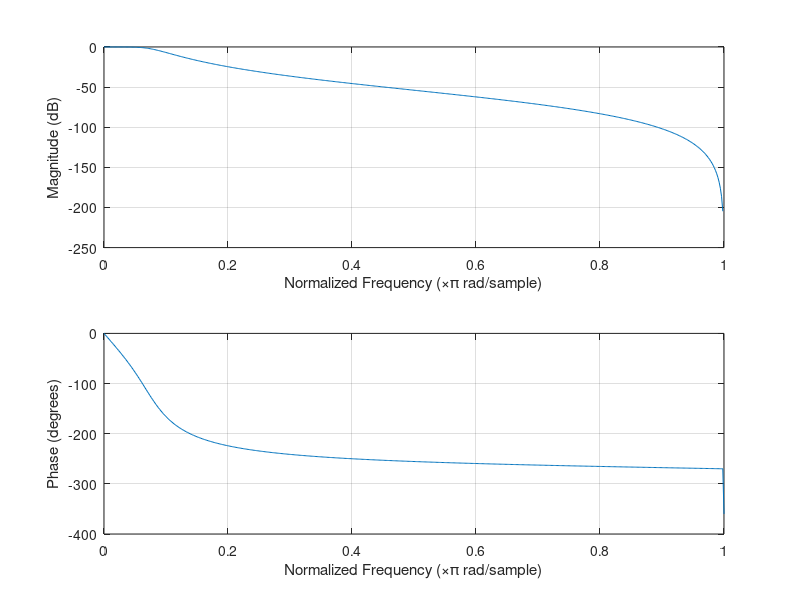
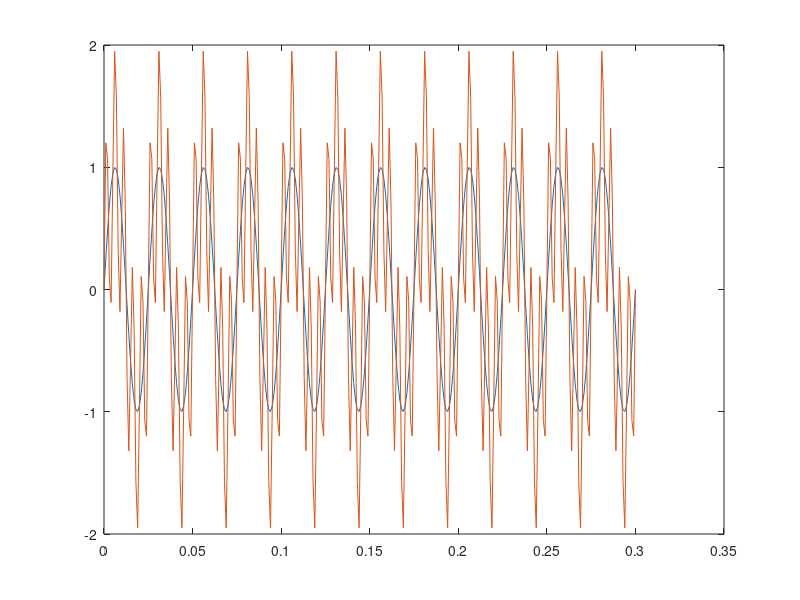
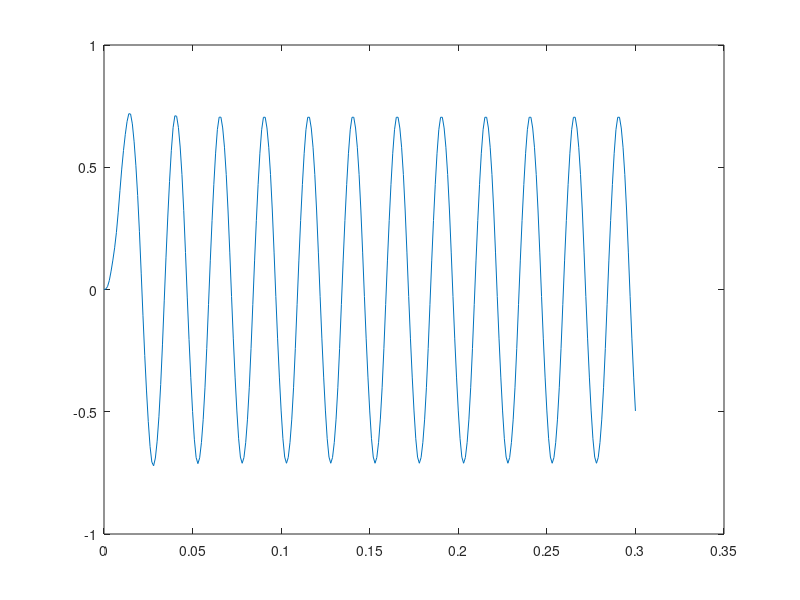
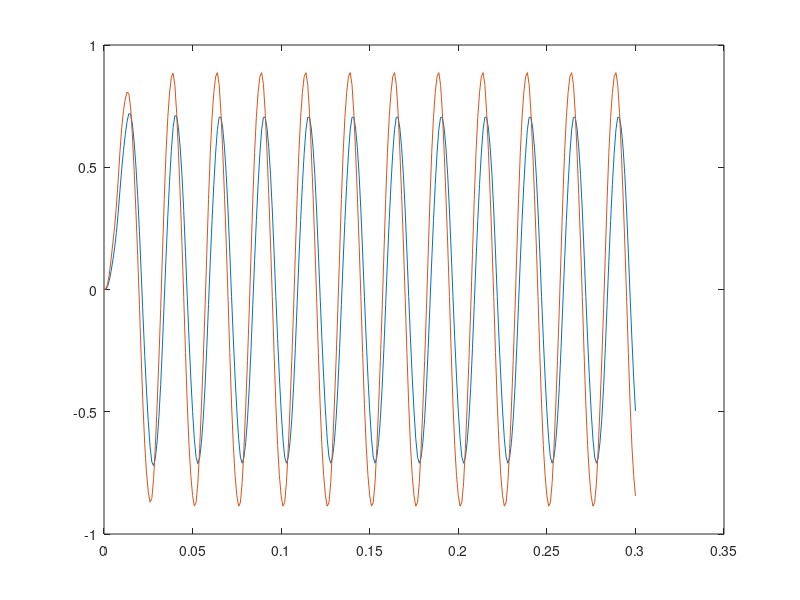

MATLAB code for these plots, in order:
clear all
clc

%sample at f_s=1000Hz for 0.3 sec
fs=1000;
t=0:1/fs:0.3;

%Filter design
Wp = 40/(fs/2); Ws = 200/(fs/2);
[n,Wn] = buttord(Wp,Ws,3,40)

[b,a] = butter(n,Wn);

%Plotting freq Resp
freqz(b,a)

%Creating a sample sine wave
phase_sin=0;
amp_sin=1; %Amp of the created signal
f_sin=40; %Freq of the created signal
omega_sin=2*pi*f_sin;

signal_sin=amp_sin*sin(omega_sin*t+phase_sin);

%Creating a noise wave with the same amp
phase_noise = 0;
amp_noise = 1;
f_noise = 200; % 400Hz noise signal
omega_noise = 2*pi*f_noise;
signal_noise = amp_noise*sin(omega_noise*t + phase_noise);

% Combine sin signal with noise
signal_combined = signal_sin + signal_noise;

figure(2)
plot (t, signal_sin );
hold on
plot (t, signal_combined );

%Check if the filter works well
Y=filter(b,a,signal_combined);
figure(3)
plot (t, Y );

%Export the signal with the noise to a file
csvwrite("x_signal.csv", signal_combined.');

%Import the output of the C-filter and plot it
Y_signal = csvread("y_signal.csv").';

figure(4)
plot (t, Y );
hold on
plot(t,Y_signal);
